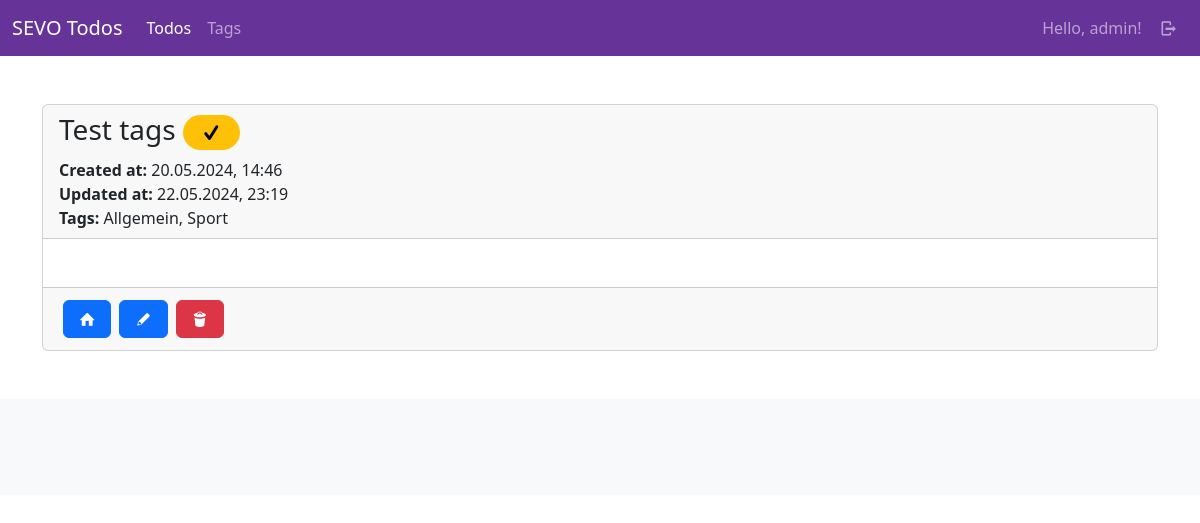
Screenshot of /todos/detail/9 (signed in) with the database file from the repository.
### todos/models.py (models this page shows, shortened)
class Todo(models.Model):
    user = models.ForeignKey(User, on_delete=models.CASCADE)
    title = models.CharField(max_length=255)
    content = tinymce_models.HTMLField()
    tags = models.ManyToManyField(Tag, blank=True)
    done = models.BooleanField(default=False)
    created_at = models.DateTimeField(auto_now_add=True)
    updated_at = models.DateTimeField(auto_now=True)
    class Meta:
        ordering = ["-created_at"]
        pass
    def get_tags_str(self):
        tags = self.tags.all()
        tags_list = [tag.name for tag in tags]
        return ", ".join(tags_list)

class Tag(models.Model):
    user = models.ForeignKey(User, on_delete=models.CASCADE)
    name = models.CharField(max_length=100)
    class Meta:
        ordering = ["name"]

### todos/views/todo_views.py (the view)
# urls.py: path("detail/<int:id>", todo_views.detail, name="todos-detail"),
@login_required(login_url="sevo-auth-login")
def detail(request, id):
    current_user = request.user
    todo = get_object_or_404(models.Todo, id=id, user=current_user)
    return render(request, "todos/todo/detail.html", {
        "title": _("Todo detail"),
        "todo": todo
    })

### todos/templates/todos/todo/detail.html (shortened to what this page needs)
{% extends "base_main.html" %}
{% load i18n %}
{% block main %}
    <div class="card">
        <div class="card-header">
            <h3>{{ todo.title }}
                <span class="badge rounded-pill {% if todo.done %}text-bg-success{% else %}text-bg-warning{% endif %}">
                    <i class="demo-icon icon-check"></i>
                </span>
            </h3>
            <div>
                <strong>{% trans "Created at" %}:</strong> {{ todo.created_at|date:"d.m.Y, H:i" }}
            </div>
            <div>
                <strong>{% trans "Updated at" %}:</strong> {{ todo.updated_at|date:"d.m.Y, H:i" }}
            </div>
            <div>
                <strong>{% trans "Tags" %}:</strong>
                {{ todo.get_tags_str}}
            </div>
        </div>
        <div class="card-body">
        </div>
        <div class="card-footer">
            <div class="d-flex justify-content-start align-content-center">
                <a class="d-block btn btn-primary d-block m-1" href="{% url "todos-index" %}"><i class="demo-icon icon-home"></i></a>
                <a class="btn btn-primary d-block m-1" href="{% url "todos-update" id=todo.id %}"><i class="demo-icon icon-pencil"></i></a>
                <a class="btn btn-danger d-block m-1" href="{% url "todos-delete" id=todo.id %}"><i class="demo-icon icon-trash"></i></a>
            </div>
        </div>
    </div>
{%  endblock %}

### templates/partials/_navbar.html (shortened to what this page needs)
{% load i18n %}
<nav class="navbar navbar-expand-lg navbar-dark bg-rebecca-purple">
    <div class="container-fluid">
        <a class="navbar-brand" href="/">SEVO Todos</a>
        <div class="collapse navbar-collapse" id="navbarContent">
            <ul class="navbar-nav me-auto mb-2 mb-lg-0">
                {% if user.is_authenticated %}
                <li class="nav-item">
                    <a class="nav-link{% if "todos" in request.path %} active{% endif %}"{% if "todos" in request.path %} aria-current="page"{% endif %} href="{% url "todos-index" %}">{% trans "Todos" %}</a>
                </li>
                {% endif %}
                {% if user.is_authenticated %}
                <li class="nav-item">
                    <a class="nav-link{% if "tag" in request.path %} active{% endif %}"{% if "tag" in request.path %} aria-current="page"{% endif %} href="{% url "todos-tag-index" %}">{% trans "Tags" %}</a>
                </li>
                {% endif %}
            </ul>
            <ul class="navbar-nav mb-2 mb-lg-0">
                {% if user.is_authenticated %}
                    <li class="nav-item">
                        <a class="nav-link" href="{% url "sevo-auth-user-detail" %}">{% trans "Hello" %}, {{ user }}!</a>
                    </li>
                    <li class="nav-item">
                        <a class="nav-link" href="{% url "sevo-auth-logout" %}"><i class="demo-icon icon-logout"></i></a>
                    </li>
                {% else %}
                    <li class="nav-item">
                        <a class="nav-link {% if "login" in request.path %} active{% endif %}"{% if "members" in request.path %} aria-current="page"{% endif %} href="{% url "sevo-auth-login" %}"><i class="demo-icon icon-user"></i></a>
                    </li>
                {% endif %}
            </ul>
        </div>
    </div>
</nav>

### static/css/style.css (style rules this page uses)
.bg-rebecca-purple { background-color: rebeccapurple; }

### rows the page displays
Todo: title "Test tags", created_at "20.05.2024, 14:46", updated_at "22.05.2024, 23:19", get_tags_str "Allgemein, Sport"

### other values shown
{{ user }} "admin"
